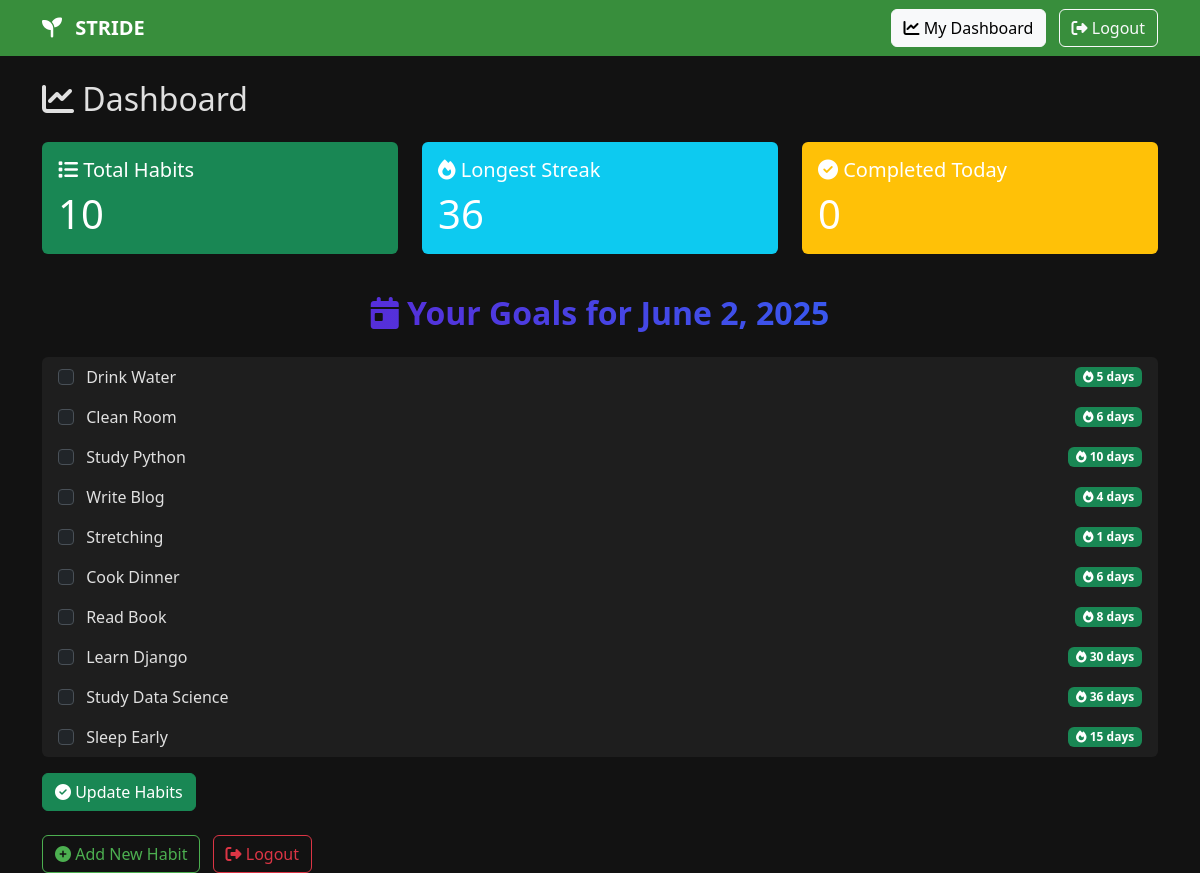
The app's page /habit_list/ (signed in) with its own data.
### tracker/models.py (models this page shows, shortened)
class Habit(models.Model):
    user = models.ForeignKey(User, on_delete=models.CASCADE)
    name = models.CharField(max_length=100)
    description = models.TextField(blank=True)
    streak = models.IntegerField(default=0)
    frequency = models.CharField(max_length=20, choices=[('daily', 'Daily'), ('weekly', 'Weekly')])
    created_at = models.DateTimeField(auto_now_add=True)
    completed_today = models.BooleanField(default=False)
    last_updated = models.DateField(default=timezone.now)

### tracker/views.py (the view, shortened to what this page needs)
# urls.py: path('habit_list/', views.habit_list, name='habit_list'),
@login_required
def habit_list(request):
    habits = Habit.objects.filter(user=request.user)
    today = timezone.now().date()
    total_habits = habits.count()
    longest_streak = max([habit.streak for habit in habits], default=0)
    completed_today = habits.filter(completed_today=True).count()
    return render(request, 'tracker/habit_list.html', {
        'habits': habits,
        'today': today,
        'total_habits': total_habits,
        'longest_streak': longest_streak,
        'completed_today': completed_today,
    })

### tracker/templates/tracker/habit_list.html (shortened to what this page needs)
{% extends 'tracker/base.html' %}
{% block content %}
<h2 class="mb-4"><i class="fas fa-chart-line"></i> Dashboard</h2>
<div class="row mb-4">
    <div class="col-md-4">
        <div class="card text-white bg-success mb-3">
            <div class="card-body">
                <h5 class="card-title"><i class="fas fa-list"></i> Total Habits</h5>
                <p class="card-text display-6">{{ total_habits }}</p>
            </div>
        </div>
    </div>
    <div class="col-md-4">
        <div class="card text-white bg-info mb-3">
            <div class="card-body">
                <h5 class="card-title"><i class="fas fa-fire"></i> Longest Streak</h5>
                <p class="card-text display-6">{{ longest_streak }}</p>
            </div>
        </div>
    </div>
    <div class="col-md-4">
        <div class="card text-white bg-warning mb-3">
            <div class="card-body">
                <h5 class="card-title"><i class="fas fa-check-circle"></i> Completed Today</h5>
                <p class="card-text display-6">{{ completed_today }}</p>
            </div>
        </div>
    </div>
</div>
<h2 class="text-center fw-bold mb-4" style="background: linear-gradient(to right, #6a11cb, #2575fc); -webkit-background-clip: text; color: transparent;">
    <i class="fas fa-calendar-day"></i> Your Goals for {{ today|date:"F j, Y" }}
</h2>
<form method="post">
    <ul class="list-group mb-3">
        {% for habit in habits %}
        <li class="list-group-item d-flex justify-content-between align-items-center">
            <div>
                <input type="checkbox" class="form-check-input me-2" name="completed_{{ habit.id }}" {% if habit.completed_today %}checked{% endif %}>
                {{ habit.name }}
            </div>
            <span class="badge bg-success">
                <i class="fas fa-fire"></i> {{ habit.streak }} days
            </span>
        </li>
        {% endfor %}
    </ul>
    <button type="submit" class="btn btn-success"><i class="fas fa-check-circle"></i> Update Habits</button>
</form>
<div class="mt-4">
    <a class="btn btn-outline-primary me-2" href="{% url 'add_habit' %}">
        <i class="fas fa-plus-circle"></i> Add New Habit
    </a>
    <a class="btn btn-outline-danger" href="{% url 'logout' %}">
        <i class="fas fa-sign-out-alt"></i> Logout
    </a>
</div>
{% endblock %}

### tracker/templates/tracker/base.html (shortened to what this page needs)
<!DOCTYPE html>
<html lang="en" data-bs-theme="dark">
<head>
    <link href="https://cdn.jsdelivr.net/npm/bootstrap@5.3.0/dist/css/bootstrap.min.css" rel="stylesheet">
    <link href="https://cdnjs.cloudflare.com/ajax/libs/font-awesome/6.5.1/css/all.min.css" rel="stylesheet">
</head>
<body>
    <nav class="navbar navbar-expand-lg navbar-dark mb-4">
        <div class="container">
            <a class="navbar-brand" href="{% url 'landing' %}">
                <i class="fas fa-seedling me-2"></i> STRIDE
            </a>
            <div>
                {% if user.is_authenticated %}
                    <a class="btn btn-light me-2" href="{% url 'habit_list' %}">
                        <i class="fas fa-chart-line"></i> My Dashboard
                    </a>
                    <a class="btn btn-outline-light" href="{% url 'logout' %}">
                        <i class="fas fa-sign-out-alt"></i> Logout
                    </a>
                {% endif %}
            </div>
        </div>
    </nav>
    <div class="container">
        {% block content %}
        {% endblock %}
    </div>
</body>
</html>

### tracker/templates/tracker/base.html (style rules this page uses)
:root { --main-color: #4CAF50; --accent-color: #81C784; --dark-bg: #121212; --card-bg: #1e1e1e; --text-color: #e0e0e0; }
body { background-color: var(--dark-bg); color: var(--text-color); }
.navbar, .btn-primary { background-color: #388E3C !important; border-color: #388E3C !important; font-weight: 600; }
.btn-outline-primary { color: var(--main-color); border-color: var(--main-color); }
.list-group-item { display: flex; align-items: center; justify-content: space-between; background-color: var(--card-bg); border: none; color: var(--text-color); }
.card { background-color: var(--card-bg); color: var(--text-color); border: none; }
a { color: var(--accent-color); }

### records on screen
Habit: name "Drink Water", streak "5"
Habit: name "Clean Room", streak "6"
Habit: name "Study Python", streak "10"
Habit: name "Write Blog", streak "4"
Habit: name "Stretching", streak "1"
Habit: name "Cook Dinner", streak "6"
Habit: name "Read Book", streak "8"
Habit: name "Learn Django", streak "30"
Habit: name "Study Data Science", streak "36"
Habit: name "Sleep Early", streak "15"

### other values on screen
{{ total_habits }} "10"
{{ longest_streak }} "36"
{{ completed_today }} "0"
